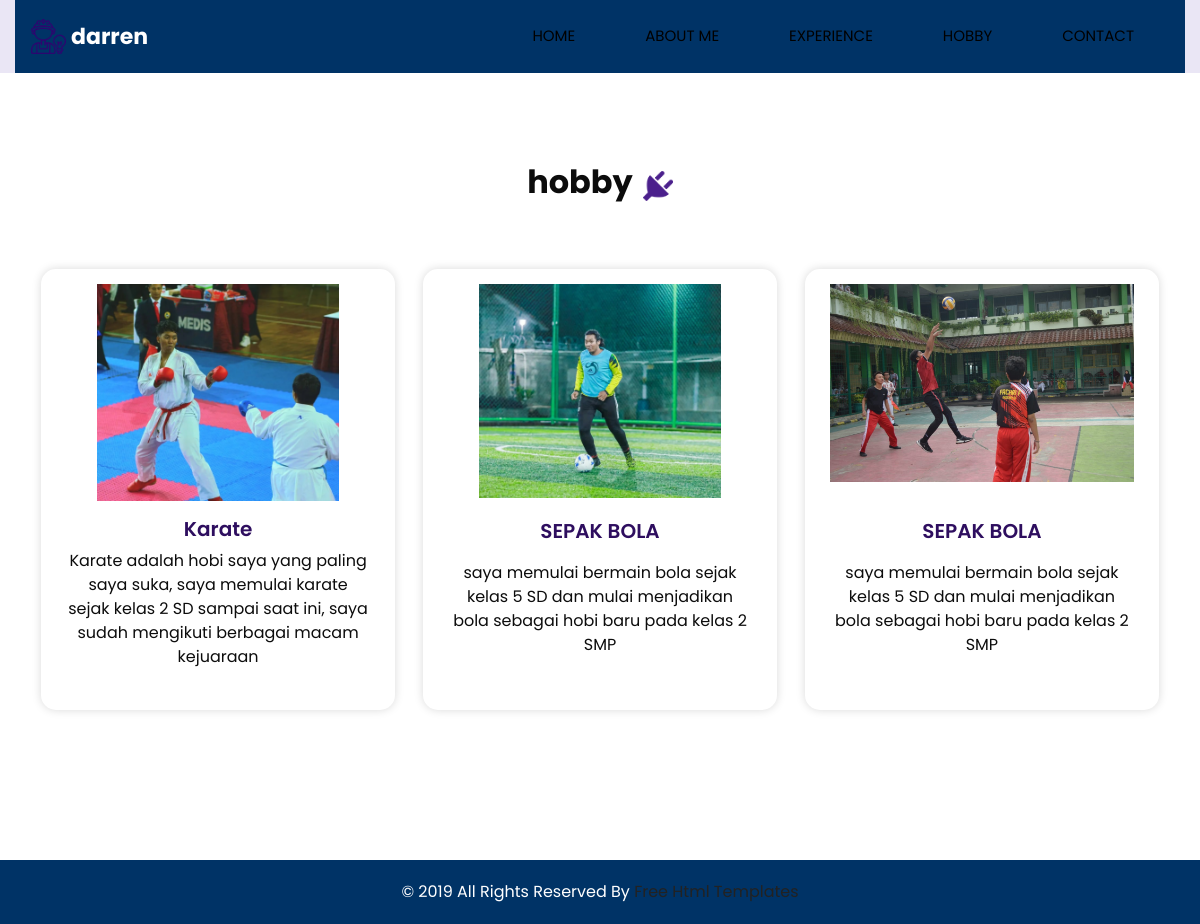
Screenshot of /hobby.php with the database file from the repository.
### tables this page shows
CREATE TABLE `hobby` (
  `id` int(3) NOT NULL,
  `jenishobi` varchar(50) NOT NULL,
  `isihobi` text NOT NULL
);

### hobby.php (the view, shortened to what this page needs)
<?php
include 'koneksi.php';
$sqlProject = "SELECT * FROM hobby WHERE id = 1";
$resultProject = $connect->query($sqlProject);
$sqlProject2 = "SELECT * FROM hobby WHERE id = 2";
$resultProject2 = $connect->query($sqlProject2);
$sqlProject3 = "SELECT * FROM hobby WHERE id = 2";
$resultProject3 = $connect->query($sqlProject3);
if ($resultProject->num_rows > 0) {
    $row = $resultProject->fetch_assoc();
    $jenishobi = $row['jenishobi'];
    $isihobi = $row['isihobi'];
} else {
    echo " ";
}
if ($resultProject2->num_rows > 0) {
  $row2 = $resultProject2->fetch_assoc();
  $jenishobi2 = $row2['jenishobi'];
  $isihobi2 = $row2['isihobi'];
} else {
  echo " ";
}
if ($resultProject3->num_rows > 0) {
  $row3 = $resultProject3->fetch_assoc();
  $jenishobi3 = $row3['jenishobi'];
  $isihobi3 = $row3['isihobi'];
} else {
  echo " ";
}
?>
<!DOCTYPE html>
<html>
<head>
  <link rel="stylesheet" type="text/css" href="https://cdnjs.cloudflare.com/ajax/libs/OwlCarousel2/2.1.3/assets/owl.carousel.min.css" />
  <link rel="stylesheet" type="text/css" href="css/bootstrap.css" />
  <link href="css/style.css" rel="stylesheet" />
  <link href="css/responsive.css" rel="stylesheet" />
</head>
<body class="sub_page">
  <div class="hero_area">
    <header class="header_section">
      <div class="container">
        <nav class="navbar navbar-expand-lg custom_nav-container ">
          <a class="navbar-brand" href="#">
            <img src="images/logo.png" alt="">
            <span>
              darren
            </span>
          </a>
          <div class="collapse navbar-collapse" id="navbarSupportedContent">
            <div class="d-flex ml-auto flex-column flex-lg-row align-items-center">
            <ul class="navbar-nav  ">
                <li class="nav-item">
                  <a class="nav-link" href="index.php">Home <span class="sr-only">(current)</span></a>
                </li>
                <li class="nav-item">
                  <a class="nav-link" href="about.php"> About me</a>
                </li>
                <li class="nav-item">
                  <a class="nav-link" href="experience.php"> Experience </a>
                </li>
                <li class="nav-item">
                  <a class="nav-link" href="hobby.php"> hobby </a>
                </li>
                <li class="nav-item">
                  <a class="nav-link" href="contact.php">Contact </a>
                </li>
              </ul>
            </div>
          </div>
        </nav>
      </div>
    </header>
  </div>
  <section class="service_section layout_padding">
    <div class="container">
        <div class="heading_container">
            <h2>
                <?php echo "hobby" ?>
            </h2>
            <img src="images/plug.png" alt="">
        </div>
        <div class="service_container d-flex flex-wrap justify-content-between">
            <div class="box">
                <div class="img-box">
                    <img src="images/karate.jpg" class="img1" alt="" style="width: 80%; height: auto;">
                </div>
                <div class="detail-box d-flex flex-column">
                 <br><br>
                    <h5>
                        <?php echo $jenishobi?>
                    </h5>
                    <p>
                        <?php echo $isihobi ?>
                    </p>
                </div>
            </div>
            <div class="box">
                <div class="img-box">
                    <img src="images/bola.jpg" class="img1" alt="" style="width: 80%; height: auto;">
                </div>
                <div class="detail-box d-flex flex-column">
                    <h5  style="margin-top: 50px;">
                        <?php echo $jenishobi2 ?>
                    </h5>
                    <p style="margin-top: 10px;">
                        <?php echo $isihobi2 ?>
                    </p>
                </div>
            </div>
            <div class="box">
                <div class="img-box">
                    <img src="images/volly.jpg" class="img1" alt="" style="width: 100%; height: auto;">
                </div>
                <div class="detail-box d-flex flex-column">
                    <h5 style="margin-top: 50px;">
                        <?php echo $jenishobi3 ?>
                    </h5>
                    <p style="margin-top: 10px;">
                        <?php echo $isihobi3 ?>
                    </p>
                </div>
            </div>
        </div>
    </div>
</section>
  <footer class="container-fluid footer_section">
    <div class="container">
      <div class="row">
        <div class="col-lg-7 col-md-9 mx-auto">
          <p>
            &copy; 2019 All Rights Reserved By
            <a href="https://html.design/">Free Html Templates</a>
          </p>
        </div>
      </div>
    </div>
  </footer>
</body>
</html>

### css/style.css (style rules this page uses)
body { font-family: "Poppins", sans-serif; color: #0c0c0c; background-color: #ffffff; }
.layout_padding { padding-top: 90px; padding-bottom: 90px; }
.heading_container { display: -webkit-box; display: -ms-flexbox; display: flex; -webkit-box-pack: start; -ms-flex-pack: start; justify-content: flex-start; -webkit-box-align: center; -ms-flex-align: center; align-items: center; text-align: center; }
.heading_container h2 { position: relative; font-weight: bold; margin-right: 10px; }
.heading_container img { width: 30px; }
.hero_area { height: 98vh; position: relative; display: -webkit-box; display: -ms-flexbox; display: flex; -webkit-box-orient: vertical; -webkit-box-direction: normal; -ms-flex-direction: column; flex-direction: column; background-color: #eae6f5; }
.sub_page .hero_area { height: auto; }
.header_section .container { padding: 0; }
.custom_nav-container .navbar-nav .nav-item .nav-link { padding: 7px 20px; margin: 10px 15px; color: #000000; text-align: center; border-radius: 35px; text-transform: uppercase; font-size: 15px; }
a, a:hover, a:focus { text-decoration: none; }
.navbar-brand { display: -webkit-box; display: -ms-flexbox; display: flex; -webkit-box-align: center; -ms-flex-align: center; align-items: center; }
.navbar-brand img { margin-right: 5px; width: 35px; }
.navbar-brand span { font-size: 22px; font-weight: 700; color: #4b208c; }
.custom_nav-container { z-index: 99999; }
.navbar-expand-lg .navbar-collapse { -webkit-box-align: end; -ms-flex-align: end; align-items: flex-end; }
.service_section { text-align: center; }
.service_section .heading_container { -webkit-box-pack: center; -ms-flex-pack: center; justify-content: center; }
.service_section .service_container { display: -webkit-box; display: -ms-flexbox; display: flex; -webkit-box-pack: center; -ms-flex-pack: center; justify-content: center; padding: 35px 0; -ms-flex-wrap: wrap; flex-wrap: wrap; }
.service_section .service_container .box { margin: 25px 1%; -ms-flex-preferred-size: 31%; flex-basis: 31%; padding: 35px 25px 25px; border-radius: 15px; -webkit-box-shadow: 0 0 10px 0 rgba(0, 0, 0, 0.15); box-shadow: 0 0 10px 0 rgba(0, 0, 0, 0.15); border-top: 15px solid transparent; overflow: hidden; -webkit-transition: all .1s; transition: all .1s; }
.service_section .service_container .box .img-box { display: -webkit-box; display: -ms-flexbox; display: flex; -webkit-box-pack: center; -ms-flex-pack: center; justify-content: center; -webkit-box-align: center; -ms-flex-align: center; align-items: center; height: 125px; }
.service_section .service_container .box .img-box img { width: 90px; }
.service_section .service_container .box .detail-box { margin-top: 25px; }
.service_section .service_container .box .detail-box h5 { color: #2e0e5f; font-weight: 600; position: relative; }
.footer_section { display: -webkit-box; display: -ms-flexbox; display: flex; -webkit-box-pack: center; -ms-flex-pack: center; justify-content: center; position: relative; }
.footer_section p { color: #222222; margin: 0 auto; text-align: center; padding: 20px; }
.footer_section p a { color: #222222; }

### css/responsive.css (style rules this page uses)
@media (min-width: 1200px) { .container { max-width: 1170px; } }

### hobby.php (style rules this page uses)
.navbar, .footer_section { background-color: #003366; color: #ffffff; }
.navbar .nav-link, .navbar-brand span { color: #ffffff; }
.footer_section p { color: #ffffff; }
.img-box img { width: 100%; height: auto; max-width: 500px; }
.detail-box { text-align: center; margin-top: 15px; }
.box { margin: 15px; }

### rows the page displays
hobby: jenishobi "Karate", isihobi "Karate adalah hobi saya yang paling saya suka, saya memulai karate sejak kelas 2 SD sampai saat ini, saya sudah mengikuti berbagai macam kejuaraan"
hobby: jenishobi "SEPAK BOLA", isihobi "saya memulai bermain bola sejak kelas 5 SD dan mulai menjadikan bola sebagai hobi baru pada kelas 2 SMP"
